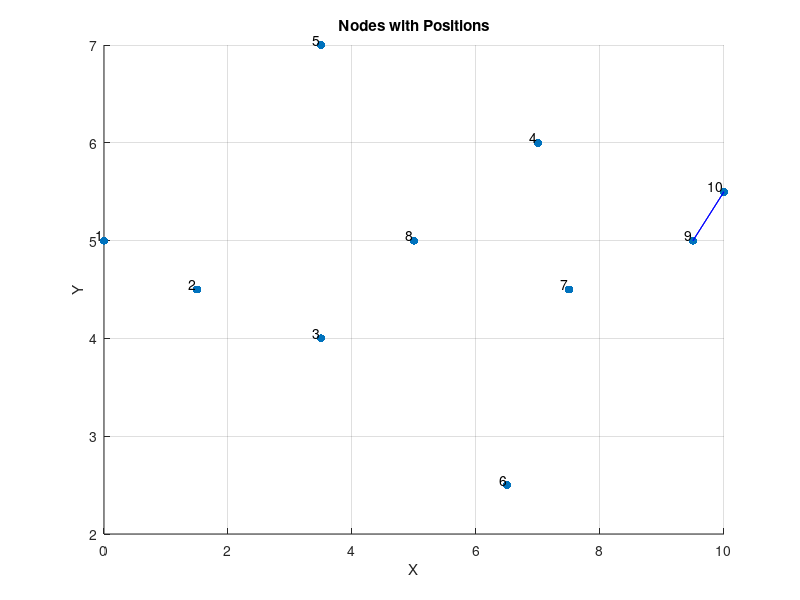

The MATLAB source for this figure:
% Define node positions
x = [0 1.5 3.5 7 3.5 6.5 7.5 5 9.5 10];
y = [5 4.5 4 6 7 2.5 4.5 5 5 5.5];

% Plot nodes
scatter(x, y, 'filled');
hold on;
text(x, y, cellstr(num2str((1:numel(x))')), 'VerticalAlignment','bottom', 'HorizontalAlignment','right'); % Label nodes
xlabel('X');
ylabel('Y');
title('Nodes with Positions');
grid on;

% Iterate over all pairs of nodes
for i = 1:numel(x)
    for j = 1:numel(x)
        if i ~= j % Avoid connecting a node to itself
            % Calculate distance between nodes i and j
            distance = sqrt((x(i) - x(j))^2 + (y(i) - y(j))^2);

            % If distance is smaller than 1.5, draw a line to represent the connection
            if distance < 1.5
                line([x(i) x(j)], [y(i) y(j)], 'Color', 'b');
            end
        end
    end
end
